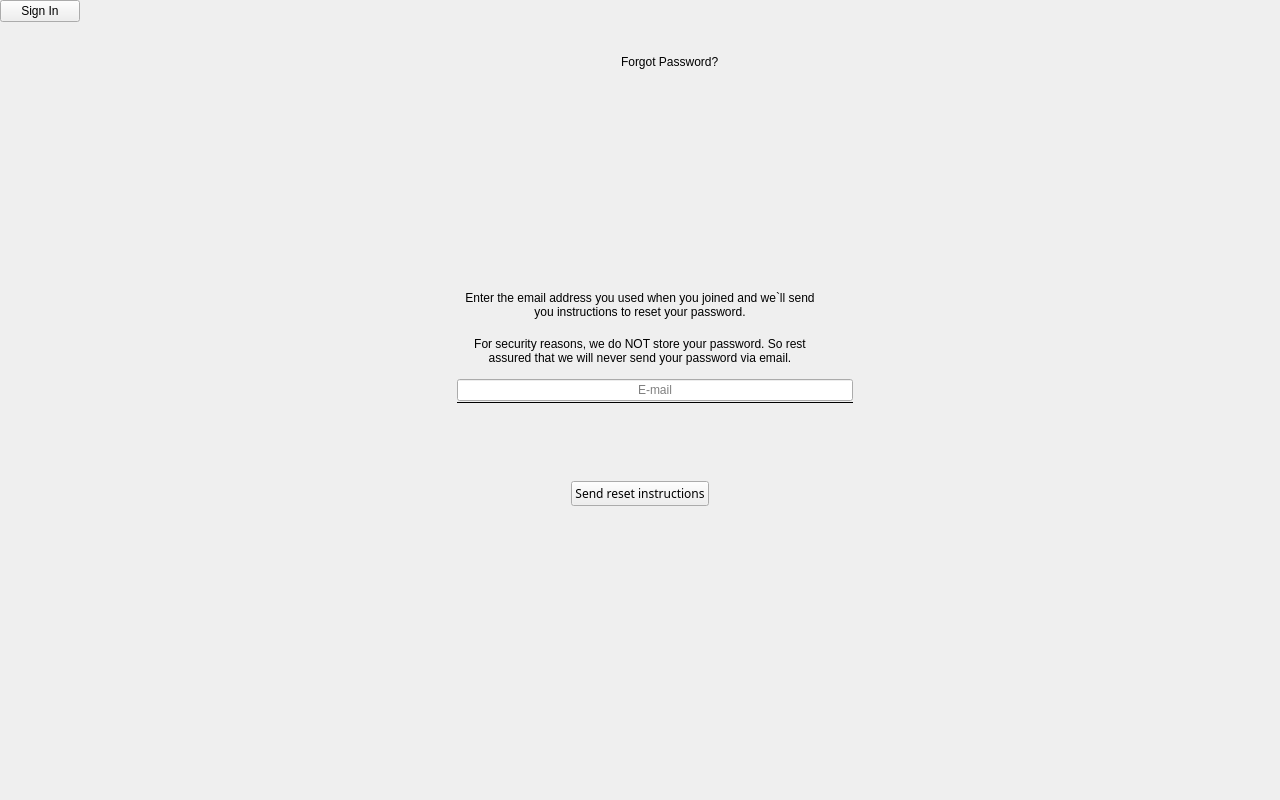
<?xml version="1.0" encoding="UTF-8"?>
<ui version="4.0">
 <class>ForgotPasswordBig</class>
 <widget class="QWidget" name="ForgotPasswordBig">
  <property name="geometry">
   <rect>
    <x>0</x>
    <y>0</y>
    <width>1280</width>
    <height>800</height>
   </rect>
  </property>
  <property name="windowTitle">
   <string>Form</string>
  </property>
  <layout class="QVBoxLayout" name="verticalLayout">
   <property name="spacing">
    <number>0</number>
   </property>
   <property name="leftMargin">
    <number>0</number>
   </property>
   <property name="topMargin">
    <number>0</number>
   </property>
   <property name="rightMargin">
    <number>0</number>
   </property>
   <property name="bottomMargin">
    <number>0</number>
   </property>
   <item>
    <layout class="QHBoxLayout" name="horizontalLayout_28">
     <property name="spacing">
      <number>0</number>
     </property>
     <item>
      <layout class="QVBoxLayout" name="verticalLayout_30">
       <property name="spacing">
        <number>0</number>
       </property>
       <item>
        <widget class="QPushButton" name="btBack">
         <property name="cursor">
          <cursorShape>PointingHandCursor</cursorShape>
         </property>
         <property name="focusPolicy">
          <enum>Qt::StrongFocus</enum>
         </property>
         <property name="text">
          <string>Sign In</string>
         </property>
         <property name="icon">
          <iconset resource="../resources/common/common.qrc">
           <normaloff>:/pics/back_icon.png</normaloff>:/pics/back_icon.png</iconset>
         </property>
         <property name="flat">
          <bool>false</bool>
         </property>
        </widget>
       </item>
       <item>
        <spacer name="verticalSpacer_25">
         <property name="orientation">
          <enum>Qt::Vertical</enum>
         </property>
         <property name="sizeType">
          <enum>QSizePolicy::Expanding</enum>
         </property>
         <property name="sizeHint" stdset="0">
          <size>
           <width>20</width>
           <height>20</height>
          </size>
         </property>
        </spacer>
       </item>
      </layout>
     </item>
     <item>
      <spacer name="horizontalSpacer_47">
       <property name="orientation">
        <enum>Qt::Horizontal</enum>
       </property>
       <property name="sizeType">
        <enum>QSizePolicy::Expanding</enum>
       </property>
       <property name="sizeHint" stdset="0">
        <size>
         <width>40</width>
         <height>20</height>
        </size>
       </property>
      </spacer>
     </item>
     <item>
      <layout class="QVBoxLayout" name="verticalLayout_20">
       <property name="spacing">
        <number>0</number>
       </property>
       <item>
        <spacer name="verticalSpacer_24">
         <property name="orientation">
          <enum>Qt::Vertical</enum>
         </property>
         <property name="sizeType">
          <enum>QSizePolicy::Fixed</enum>
         </property>
         <property name="sizeHint" stdset="0">
          <size>
           <width>20</width>
           <height>29</height>
          </size>
         </property>
        </spacer>
       </item>
       <item>
        <layout class="QVBoxLayout" name="verticalLayout_31">
         <item>
          <widget class="QLabel" name="lbTitle">
           <property name="text">
            <string>Forgot Password?</string>
           </property>
          </widget>
         </item>
        </layout>
       </item>
      </layout>
     </item>
     <item>
      <spacer name="horizontalSpacer_48">
       <property name="orientation">
        <enum>Qt::Horizontal</enum>
       </property>
       <property name="sizeType">
        <enum>QSizePolicy::Expanding</enum>
       </property>
       <property name="sizeHint" stdset="0">
        <size>
         <width>40</width>
         <height>20</height>
        </size>
       </property>
      </spacer>
     </item>
     <item>
      <layout class="QVBoxLayout" name="verticalLayout_32">
       <property name="spacing">
        <number>0</number>
       </property>
       <item>
        <widget class="QFrame" name="wgBackSpacing">
         <property name="frameShape">
          <enum>QFrame::NoFrame</enum>
         </property>
         <property name="frameShadow">
          <enum>QFrame::Raised</enum>
         </property>
        </widget>
       </item>
       <item>
        <spacer name="verticalSpacer_28">
         <property name="orientation">
          <enum>Qt::Vertical</enum>
         </property>
         <property name="sizeType">
          <enum>QSizePolicy::Expanding</enum>
         </property>
         <property name="sizeHint" stdset="0">
          <size>
           <width>20</width>
           <height>20</height>
          </size>
         </property>
        </spacer>
       </item>
      </layout>
     </item>
    </layout>
   </item>
   <item>
    <spacer name="verticalSpacer_3">
     <property name="orientation">
      <enum>Qt::Vertical</enum>
     </property>
     <property name="sizeType">
      <enum>QSizePolicy::Fixed</enum>
     </property>
     <property name="sizeHint" stdset="0">
      <size>
       <width>20</width>
       <height>196</height>
      </size>
     </property>
    </spacer>
   </item>
   <item>
    <widget class="QLabel" name="lblTextFirst">
     <property name="text">
      <string>&lt;html&gt;&lt;head/&gt;&lt;body&gt;&lt;p align=&quot;center&quot;&gt;Enter the email address you used when you joined and we`ll send&lt;br&gt;you instructions to reset your password.&lt;/p&gt;&lt;/body&gt;&lt;/html&gt;</string>
     </property>
     <property name="alignment">
      <set>Qt::AlignCenter</set>
     </property>
    </widget>
   </item>
   <item>
    <spacer name="verticalSpacer_5">
     <property name="orientation">
      <enum>Qt::Vertical</enum>
     </property>
     <property name="sizeType">
      <enum>QSizePolicy::Fixed</enum>
     </property>
     <property name="sizeHint" stdset="0">
      <size>
       <width>20</width>
       <height>18</height>
      </size>
     </property>
    </spacer>
   </item>
   <item>
    <widget class="QLabel" name="lblTextSecond">
     <property name="text">
      <string>For security reasons, we do NOT store your password. So rest&lt;br&gt;assured that we will never send your password via email.</string>
     </property>
     <property name="alignment">
      <set>Qt::AlignCenter</set>
     </property>
    </widget>
   </item>
   <item>
    <widget class="QLabel" name="lbMessage">
     <property name="text">
      <string/>
     </property>
     <property name="alignment">
      <set>Qt::AlignCenter</set>
     </property>
    </widget>
   </item>
   <item>
    <layout class="QHBoxLayout" name="horizontalLayout_14">
     <property name="spacing">
      <number>0</number>
     </property>
     <item>
      <spacer name="horizontalSpacer">
       <property name="orientation">
        <enum>Qt::Horizontal</enum>
       </property>
       <property name="sizeHint" stdset="0">
        <size>
         <width>40</width>
         <height>20</height>
        </size>
       </property>
      </spacer>
     </item>
     <item>
      <widget class="QWidget" name="wgEdits" native="true">
       <layout class="QHBoxLayout" name="horizontalLayout_3">
        <property name="spacing">
         <number>23</number>
        </property>
        <property name="leftMargin">
         <number>0</number>
        </property>
        <property name="topMargin">
         <number>0</number>
        </property>
        <property name="rightMargin">
         <number>0</number>
        </property>
        <property name="bottomMargin">
         <number>0</number>
        </property>
        <item>
         <widget class="QLabel" name="lblMail">
          <property name="sizePolicy">
           <sizepolicy hsizetype="Fixed" vsizetype="Fixed">
            <horstretch>0</horstretch>
            <verstretch>0</verstretch>
           </sizepolicy>
          </property>
          <property name="text">
           <string/>
          </property>
          <property name="scaledContents">
           <bool>true</bool>
          </property>
         </widget>
        </item>
        <item>
         <layout class="QVBoxLayout" name="verticalLayout_5">
          <property name="spacing">
           <number>0</number>
          </property>
          <item>
           <widget class="QLineEdit" name="edMail">
            <property name="text">
             <string/>
            </property>
            <property name="maxLength">
             <number>336</number>
            </property>
            <property name="alignment">
             <set>Qt::AlignCenter</set>
            </property>
            <property name="placeholderText">
             <string>E-mail</string>
            </property>
           </widget>
          </item>
          <item>
           <widget class="Line" name="lineMail">
            <property name="styleSheet">
             <string notr="true"/>
            </property>
            <property name="frameShadow">
             <enum>QFrame::Plain</enum>
            </property>
            <property name="midLineWidth">
             <number>1</number>
            </property>
            <property name="orientation">
             <enum>Qt::Horizontal</enum>
            </property>
           </widget>
          </item>
         </layout>
        </item>
       </layout>
      </widget>
     </item>
     <item>
      <spacer name="horizontalSpacer_3">
       <property name="orientation">
        <enum>Qt::Horizontal</enum>
       </property>
       <property name="sizeHint" stdset="0">
        <size>
         <width>40</width>
         <height>20</height>
        </size>
       </property>
      </spacer>
     </item>
    </layout>
   </item>
   <item>
    <spacer name="verticalSpacer">
     <property name="orientation">
      <enum>Qt::Vertical</enum>
     </property>
     <property name="sizeType">
      <enum>QSizePolicy::Fixed</enum>
     </property>
     <property name="sizeHint" stdset="0">
      <size>
       <width>20</width>
       <height>77</height>
      </size>
     </property>
    </spacer>
   </item>
   <item>
    <layout class="QHBoxLayout" name="horizontalLayout_22">
     <property name="spacing">
      <number>0</number>
     </property>
     <property name="topMargin">
      <number>0</number>
     </property>
     <item>
      <spacer name="horizontalSpacer_37">
       <property name="orientation">
        <enum>Qt::Horizontal</enum>
       </property>
       <property name="sizeType">
        <enum>QSizePolicy::Expanding</enum>
       </property>
       <property name="sizeHint" stdset="0">
        <size>
         <width>40</width>
         <height>20</height>
        </size>
       </property>
      </spacer>
     </item>
     <item>
      <widget class="QPushButton" name="btSend">
       <property name="enabled">
        <bool>true</bool>
       </property>
       <property name="font">
        <font>
         <family>Regular</family>
         <weight>50</weight>
         <italic>false</italic>
         <bold>false</bold>
        </font>
       </property>
       <property name="focusPolicy">
        <enum>Qt::StrongFocus</enum>
       </property>
       <property name="text">
        <string>Send reset instructions</string>
       </property>
       <property name="flat">
        <bool>false</bool>
       </property>
      </widget>
     </item>
     <item>
      <spacer name="horizontalSpacer_38">
       <property name="orientation">
        <enum>Qt::Horizontal</enum>
       </property>
       <property name="sizeHint" stdset="0">
        <size>
         <width>40</width>
         <height>20</height>
        </size>
       </property>
      </spacer>
     </item>
    </layout>
   </item>
   <item>
    <spacer name="verticalSpacer_2">
     <property name="orientation">
      <enum>Qt::Vertical</enum>
     </property>
     <property name="sizeType">
      <enum>QSizePolicy::Expanding</enum>
     </property>
     <property name="sizeHint" stdset="0">
      <size>
       <width>20</width>
       <height>294</height>
      </size>
     </property>
    </spacer>
   </item>
  </layout>
 </widget>
 <resources>
  <include location="../resources/common/common.qrc"/>
  <include location="../resources/common/common.qrc"/>
 </resources>
 <connections/>
</ui>
